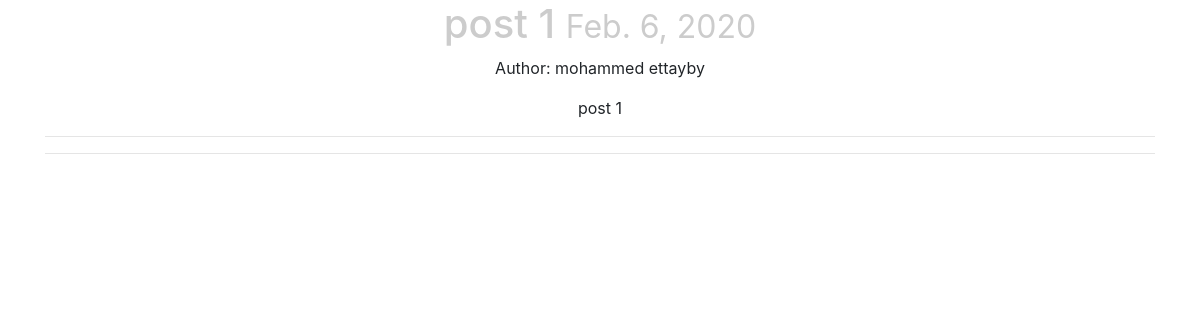
The app's page /posts/post-1/ (signed in), older data.
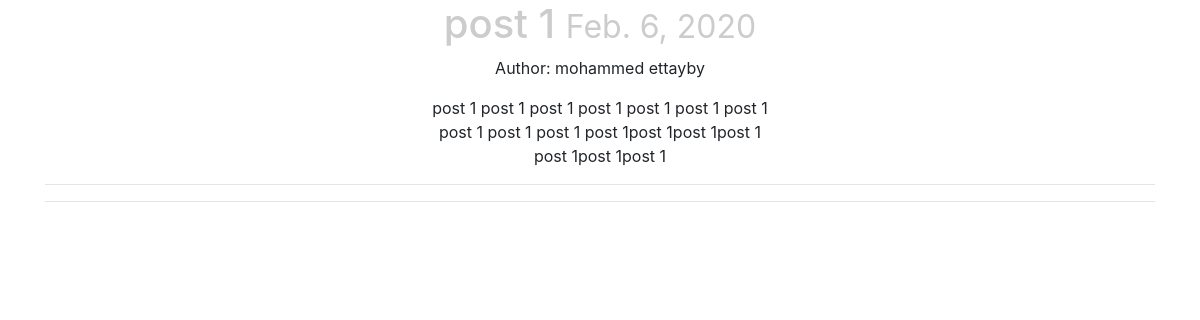
The same page, newer data.
### posts/models.py (models this page shows, shortened)
class Post(models.Model):
	user = models.ForeignKey(settings.AUTH_USER_MODEL, default=1)
	title = models.CharField(max_length=120)
	slug = models.SlugField(unique=True)
	image = models.ImageField(
		null=True,
		blank=True,
		editable=True,
		upload_to=upload_location,
		width_field="width_field",
		height_field="height_field")
	height_field = models.PositiveIntegerField(default="200")
	width_field = models.PositiveIntegerField(default="200")
	content = models.TextField()
	draft = models.BooleanField(default=False)
	publish = models.DateField(auto_now=False, auto_now_add=False)
	updated = models.DateTimeField(auto_now=True, auto_now_add=False)
	timestamp = models.DateTimeField(auto_now=False, auto_now_add=True)
	objects = PostManager()
	class Meta:
		ordering =["-timestamp", "updated"]

### posts/views.py (the view)
# urls.py: url(r'^(?P<slug>[\w-]+)/$', post_detail, name='detail'),
def post_detail(request, slug):
	instance = get_object_or_404(Post, slug=slug)
	if instance.publish > timezone.now().date() or instance.draft:
		if not request.user.is_staff or not request.user.is_superuser:
			raise Http404
	share_string = quote_plus(instance.content)
	context = {
		"title": instance.title,
		"instance": instance,
		"share_string": share_string,
	}
	return render(request, "post_detail.html", context)

### posts/templatetags/urlify.py (called while the page is built)
@register.filter
def urlify(value):
    return quote(value)

### templates/post_detail.html (shortened to what this page needs)
{% extends "base.html" %}
{% load urlify %}
{% block content %}
<div class="col-xs-1" align="center">
<h1>{{title}}  <small>{% if instance.draft %}<span style='color:red;'>Draft </span>{% endif %}{{ instance.publish }}</small></h1>
{% if instance.user.get_full_name %}
<p>Author: {{ instance.user.get_full_name }}</p>
{% endif %}
{{ instance.content|linebreaks }}  <hr>
<hr>
</div>
{% endblock content %}

### templates/base.html (shortened to what this page needs)
{% load staticfiles %}
<!DOCTYPE html>
<html>
<head>
    <link rel="stylesheet" href='{% static "css/base.css" %}'>
    <link rel="stylesheet" type="text/css" href="https://stackpath.bootstrapcdn.com/font-awesome/4.7.0/css/font-awesome.min.css">
    <link rel="stylesheet" href="https://stackpath.bootstrapcdn.com/bootstrap/4.4.1/css/bootstrap.min.css">
</head>
<body>
<div class="container">
{% block content %}{% endblock content %}
</div>
</body>
</html>

### static/css/base.css (style rules this page uses)
h1 { color: #ccc; }

Row changes from the older to the newer data that the page shows:
changed Post "post 1": content "post 1" → "post 1 post 1 post 1 post 1 post 1 post 1 post 1 post 1 post 1 post 1 post 1post 1post 1post 1 post 1post 1post 1"
